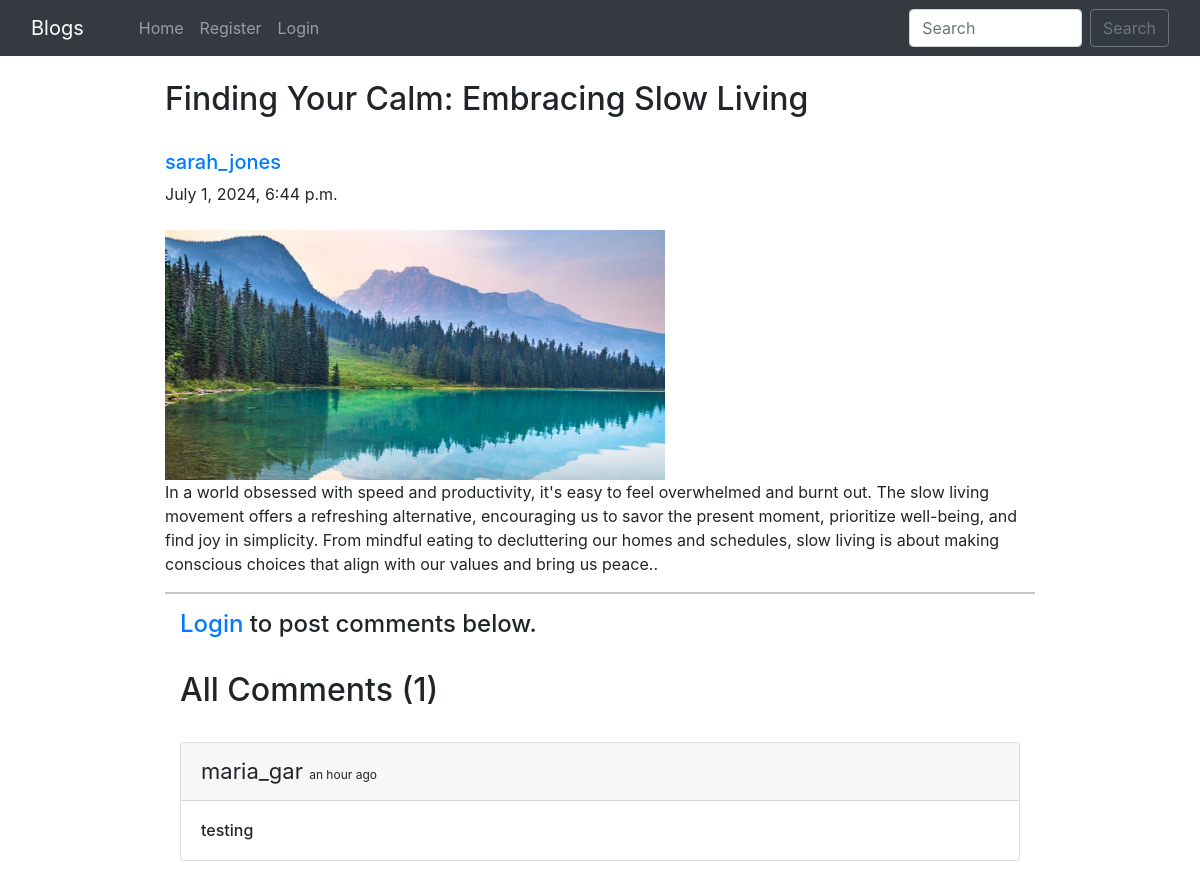
/blog/finding-your-calm/, run on the app's committed database.
### home/models.py (models this page shows, shortened)
class BlogPost(models.Model):
    title=models.CharField(max_length=255)
    author= models.ForeignKey(User, on_delete=models.CASCADE)
    slug=models.CharField(max_length=130)
    content=models.TextField()
    image = models.ImageField(upload_to="profile_pics", blank=True, null=True)
    dateTime=models.DateTimeField(auto_now_add=True)

class Comment(models.Model):
    user = models.ForeignKey(User, on_delete=models.CASCADE)
    content = models.TextField()
    blog = models.ForeignKey(BlogPost, on_delete=models.CASCADE)
    parent_comment = models.ForeignKey('self', on_delete=models.CASCADE, null=True, blank=True)
    dateTime=models.DateTimeField(default=now)

### home/views.py (the view)
# urls.py: path("blog/<str:slug>/", views.blogs_comments, name="blogs_comments"),
def blogs_comments(request, slug):
    post = BlogPost.objects.filter(slug=slug).first()
    comments = Comment.objects.filter(blog=post)
    if request.method=="POST":
        user = request.user
        content = request.POST.get('content','')
        blog_id =request.POST.get('blog_id','')
        comment = Comment(user = user, content = content, blog=post)
        comment.save()
    return render(request, "blog_comments.html", {'post':post, 'comments':comments})

### home/templates/blog_comments.html (shortened to what this page needs)
{% extends 'base.html' %}
{% block body %}
{% load humanize %}
<div class="container w-75 my-4">
      <h2 class="blog-post-title">{{post.title}}</h2>
      <br>
      <div class="media">
            <div class="media-body">
                  <h5 class="mt-0"><a href="/user_profile/{{post.author.id}}/">{{post.author}}
                        </a></h5>
                  {{post.dateTime}}
            </div>
      </div>
      <br>
      <img src="/media/{{post.image}}" alt="" height="250px" width="500px">
      <br>
      <p>{{post.content}}.</p>
      <hr>
      {% if user.is_authenticated %}
      <div class="container">
            <h2>Add Comments Here</h2>
            <form action="/blog/{{post.slug}}/" method="POST"> {% csrf_token %}
                  <div class="form-floating">
                        <textarea class="form-control" placeholder="Leave a comment here" id="floatingTextarea2"
                              style="height: 100px" id="content" name="content"></textarea>
                        <label for="floatingTextarea2">Leave a comment here.</label>
                        <br>
                        <button type="submit" class="btn btn-primary">Comment</button>
                  </div>
            </form>
            {% else %}
            <div class="container">
                  <h4><a href="/login/">Login</a> to post comments below.</h4>
                  {% endif %}
                  <br>
                  <h2>All Comments ({{comments.count}})</h2>
                  <br>
                  {% for comment in comments %}
                  <div class="card">
                        <div class="card-header">
                              <span style="font-size: 22px;">{{comment.user}} </span> <span
                                    style="font-size: 12px;">{{comment.dateTime | naturaltime}}</span>
                        </div>
                        <div class="card-body">
                              <h6 class="card-text">{{comment.content}}</h6>
                        </div>
                  </div>
                  <br>
                  {% endfor %}
            </div>
      </div>
      {% endblock %}

### data on the page
BlogPost: title "Finding Your Calm: Embracing Slow Living", author "sarah_jones", dateTime "July 1, 2024, 6:44 p.m.", image (picture), content "In a world obsessed with speed and productivity, it's easy to feel overwhelmed and burnt out. The slow living movement offers a refreshing alternative, encouraging us to savor the present moment, prioritize well-being, and find joy in simplicity. From mindful eating to decluttering our homes and schedules, slow living is about making conscious choices that align with our values and bring us peace."
Comment: user "maria_gar", dateTime "an hour ago", content "testing"

### other printed values
{{ comments.count }} "1"
